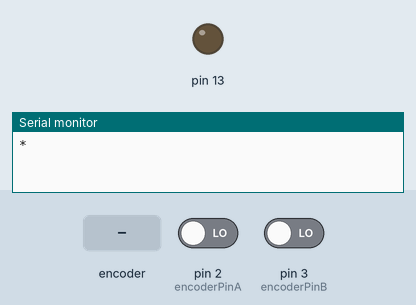
Simulated run of this sketch. Board: Arduino Uno, built with avr-gcc and run on an emulated ATmega328P. On the bench: output pins drawn as LEDs (lit = HIGH), the last lines printed to the serial monitor. The test bench sets the inputs (shaded band); at power-on: pin 2 (encoderPinA) LOW, pin 3 (encoderPinB) LOW.

Above: at 1.2 s.
1.3 s: rotary encoder on pin 2 (encoderPinA) / pin 3 (encoderPinB) turned 1 step (first pin leading)
At 2.0 s:
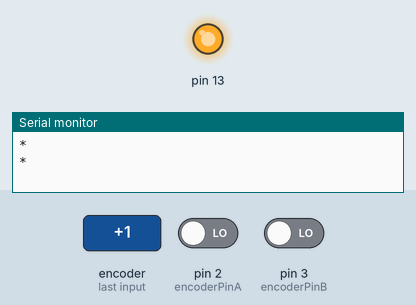
Timing chart, 0 to 4.3 s (numbered marks = the images above; inputs shaded):
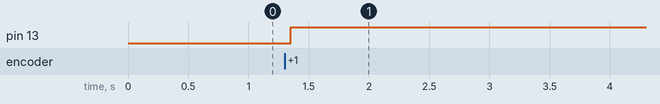

The sketch:

rotary_test.ino
```cpp
/* interrupt routine for Rotary Encoders
   tested with Noble RE0124PVB 17.7FINB-24 http://www.nobleusa.com/pdf/xre.pdf - available at pollin.de
   and a few others, seems pretty universal

   The average rotary encoder has three pins, seen from front: A C B
   Clockwise rotation A(on)->B(on)->A(off)->B(off)
   CounterCW rotation B(on)->A(on)->B(off)->A(off)

   and may be a push switch with another two pins, pulled low at pin 8 in this case
   raf@synapps.de 20120107

*/

// usually the rotary encoders three pins have the ground pin in the middle
enum PinAssignments {
  encoderPinA = 2,   // rigth
  encoderPinB = 3,   // left
};

const float ROTARY_INPUT_MAX = 1000;
const float ROTARY_RANGE_MAX = 120;

volatile unsigned int encoderPos = 0;  // a counter for the dial
unsigned int lastReportedPos = 1;   // change management
static boolean rotating=false;      // debounce management

// interrupt service routine vars
boolean A_set = false;
boolean B_set = false;


void setup() {

  pinMode(encoderPinA, INPUT);
  pinMode(encoderPinB, INPUT);
  pinMode(13, OUTPUT);

// encoder pin on interrupt 0 (pin 2)
  attachInterrupt(0, doEncoderA, CHANGE);
// encoder pin on interrupt 1 (pin 3)
  attachInterrupt(1, doEncoderB, CHANGE);

  Serial.begin(9600);  // output
}

// main loop, work is done by interrupt service routines, this one only prints stuff
void loop() {
  rotating = true;  // reset the debouncer

  if (lastReportedPos != encoderPos) {

    int encoder(map(encoderPos,0,ROTARY_INPUT_MAX,0,ROTARY_RANGE_MAX));

    int i;
    for(i=0; i<encoder; i++){
      Serial.print("#");
    }
    Serial.println("*");

//    Serial.println(encoderPos, DEC);
    lastReportedPos = encoderPos;
  }
}


// Interrupt on A changing state
void doEncoderA(){
  // debounce
  if ( rotating ) delay (1);  // wait a little until the bouncing is done

  // Test transition, did things really change?
  if( digitalRead(encoderPinA) != A_set ) {  // debounce once more
    A_set = !A_set;

    // adjust counter + if A leads B
    if ( A_set && !B_set ) {
      if(encoderPos < ROTARY_INPUT_MAX) {
          encoderPos += 1;
      }
      digitalWrite(13,HIGH );
    }
    rotating = false;  // no more debouncing until loop() hits again
  }
}


// Interrupt on B changing state, same as A above
void doEncoderB(){
  if ( rotating ) delay (1);
  if( digitalRead(encoderPinB) != B_set ) {
    B_set = !B_set;
    //  adjust counter - 1 if B leads A
    if( B_set && !A_set ) {
      digitalWrite(13,LOW);
      if(encoderPos > 0) {
        encoderPos -= 1;
      }
    }

    rotating = false;
  }
}
```

Measured:
- after the input at 1.3 s, pin 13: LOW → HIGH after 0.05 s
